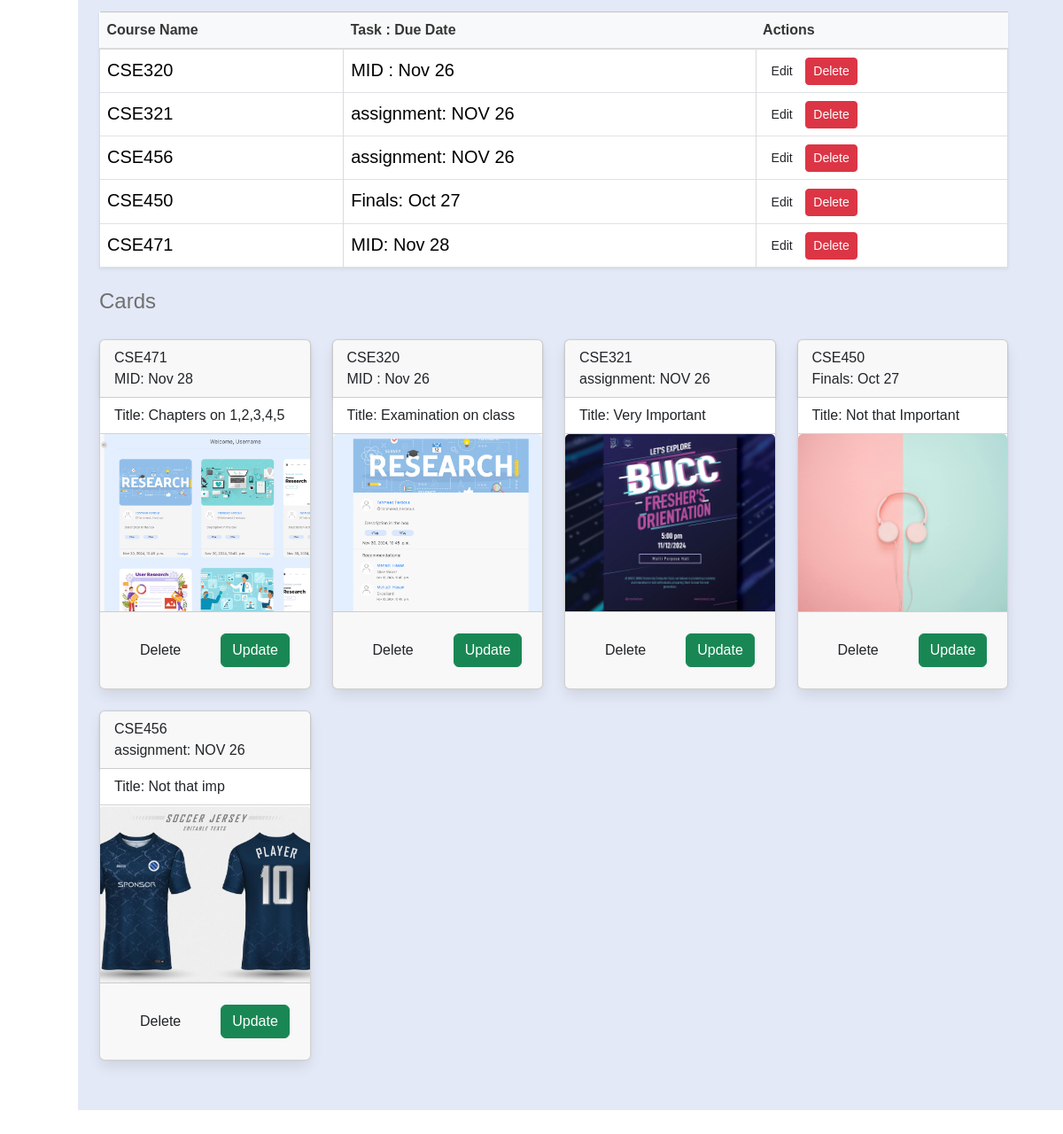
Page /dashboard/dashboard/ (lower part) on the earlier database version.
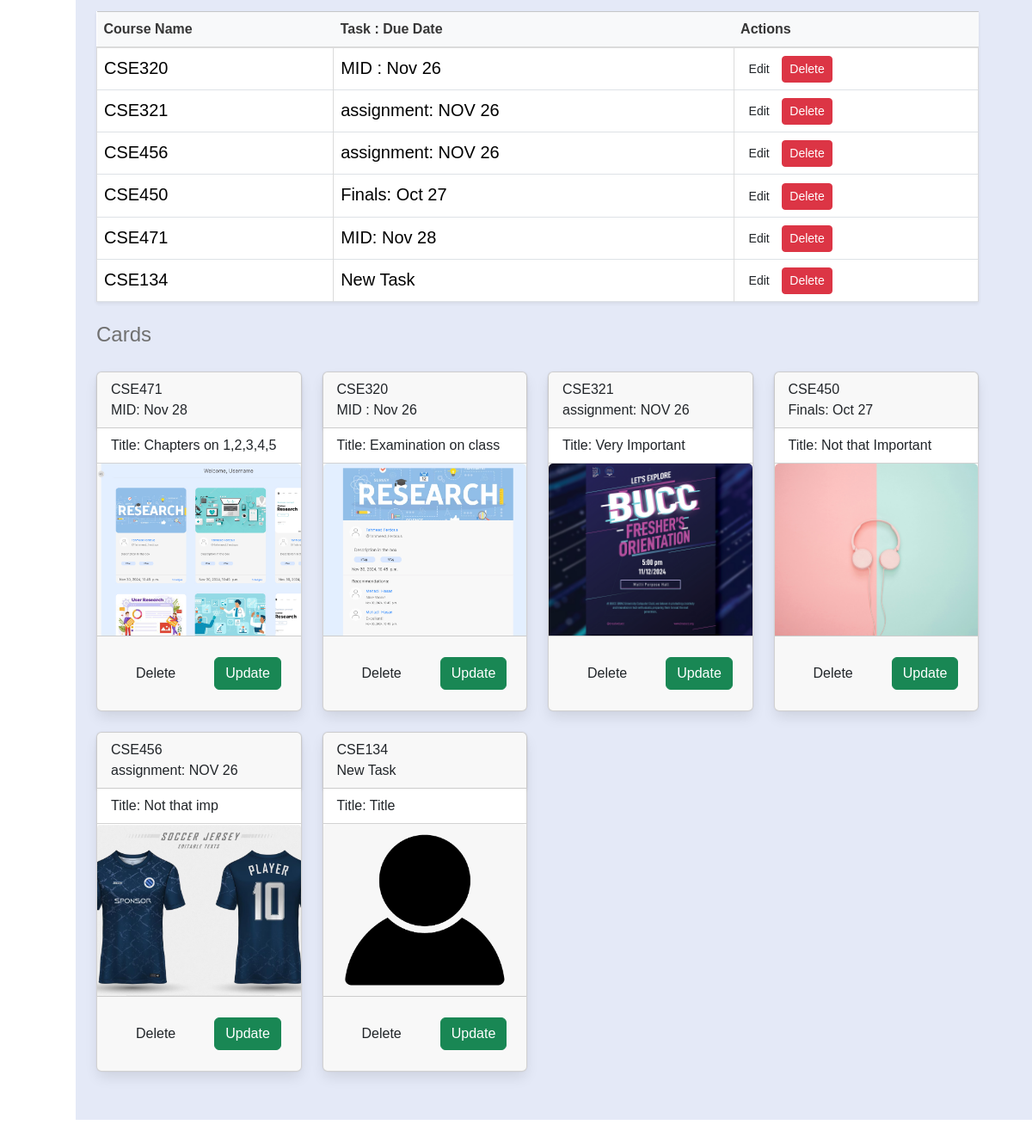
Same page on the later database version.
### dashboard/models.py (models this page shows, shortened)
class Tasks(models.Model):
    name = models.CharField(max_length=100)
    task = models.CharField(max_length=255, default='New Task')
    title = models.CharField(max_length=128, default='N/A')
    img = models.ImageField(upload_to='images/', default='def.png', null=True, blank=True)
    start_time=models.TimeField(max_length=100, null=True,blank=True)
    days= models.CharField(max_length=50,null=True,blank=True)

### dashboard/views.py (the view, shortened to what this page needs)
# urls.py: path('dashboard/', include('dashboard.urls')),
def dashboard(request):
    error_message = None
    tasks = Tasks.objects.exclude(name='', task='')
    cards = Tasks.objects.exclude(title='', img='')
    def extract_last_two_digits(task_obj):
        try:
            return int(task_obj.task[-2:])
        except (ValueError, AttributeError):
            return float('inf')
    sorted_tasks = sorted(tasks, key=extract_last_two_digits)
    return render(request, 'dashboard.html', {
        'tasks': sorted_tasks,
        'cards': cards,
        'error': error_message
    })

### direct/views.py (called while the page is built)
def checkDirects(request):
	directs_count = 0
	if request.user.is_authenticated:
		directs_count = Message.objects.filter(user=request.user, is_read=False).count()
	return {'directs_count':directs_count}

### notifications/views.py (called while the page is built)
def CountNotifications(request):
	count_notifications = 0
	if request.user.is_authenticated:
		count_notifications = Notification.objects.filter(user=request.user, is_seen=False).count()
	return {'count_notifications':count_notifications}

### Config/templates/dashboard.html (shortened to what this page needs)
{% extends 'base.html' %}
{% load custom_filters %}
{% load static %}
{% block content %}
<div class="container py-5">
    <table class="table table-bordered bg-white shadow-sm">
        <thead class="table-light fs-6">
            <tr>
                <th>Course Name</th>
                <th>Task : Due Date</th>
                <th>Actions</th>
            </tr>
        </thead>
        <tbody class="fs-5">
            {% for task in tasks %}
            <tr>
                <td>{{ task.name }}</td>
                <td>{{ task.task }}</td>
                <td>
                    <a href="{% url 'edit_task' task.id %}" class="btn btn-sm btn-default">Edit</a>
                    <form method="POST" action="{% url 'delete_task' task.id %}" class="d-inline">
                        <button type="submit" class="btn btn-sm btn-danger">Delete</button>
                    </form>
                </td>
            </tr>
            {% endfor %}
        </tbody>
    </table>
    <h4 class="mb-1">Cards</h4>
    <div class="row">
        {% for card in cards %}
        <div class="col-md-3 fs-6">
            <div class="card mt-4" style="width: 18rem;">
                <div class="card-header">
                    {{ card.name }}
                    <br>
                    {{ card.task }}
                </div>
                <ul class="list-group list-group-flush">
                    <li class="list-group-item">Title: {{ card.title }}</li>
                </ul>
                {% if card.img %}
                <img src="{{ card.img.url }}" class="card-img-top" alt="{{ card.name }}" style="width: 100%; height: 200px; object-fit: cover;">
                {% else %}
                <img src="/media/def.png" class="card-img-top" alt="Default Image" style="width: 100%; height: 200px; object-fit: cover;">
                {% endif %}
                <div class="card-footer">
                    <a href="{% url 'delete_task' card.id %}" class="btn m-3">Delete</a>
                    <a href="{% url 'edit_task' card.id %}" class="btn btn-success m-3">Update</a>
                </div>
            </div>
        </div>
        {% empty %}
        <div class="alert-info mt-4 fs-6" role="alert">
            No cards found.
        </div>
        {% endfor %}
    </div>
</div>
{% endblock %}

Differences in the rows shown:
added Tasks: name "CSE134", task "New Task", title "Title", img (picture)
